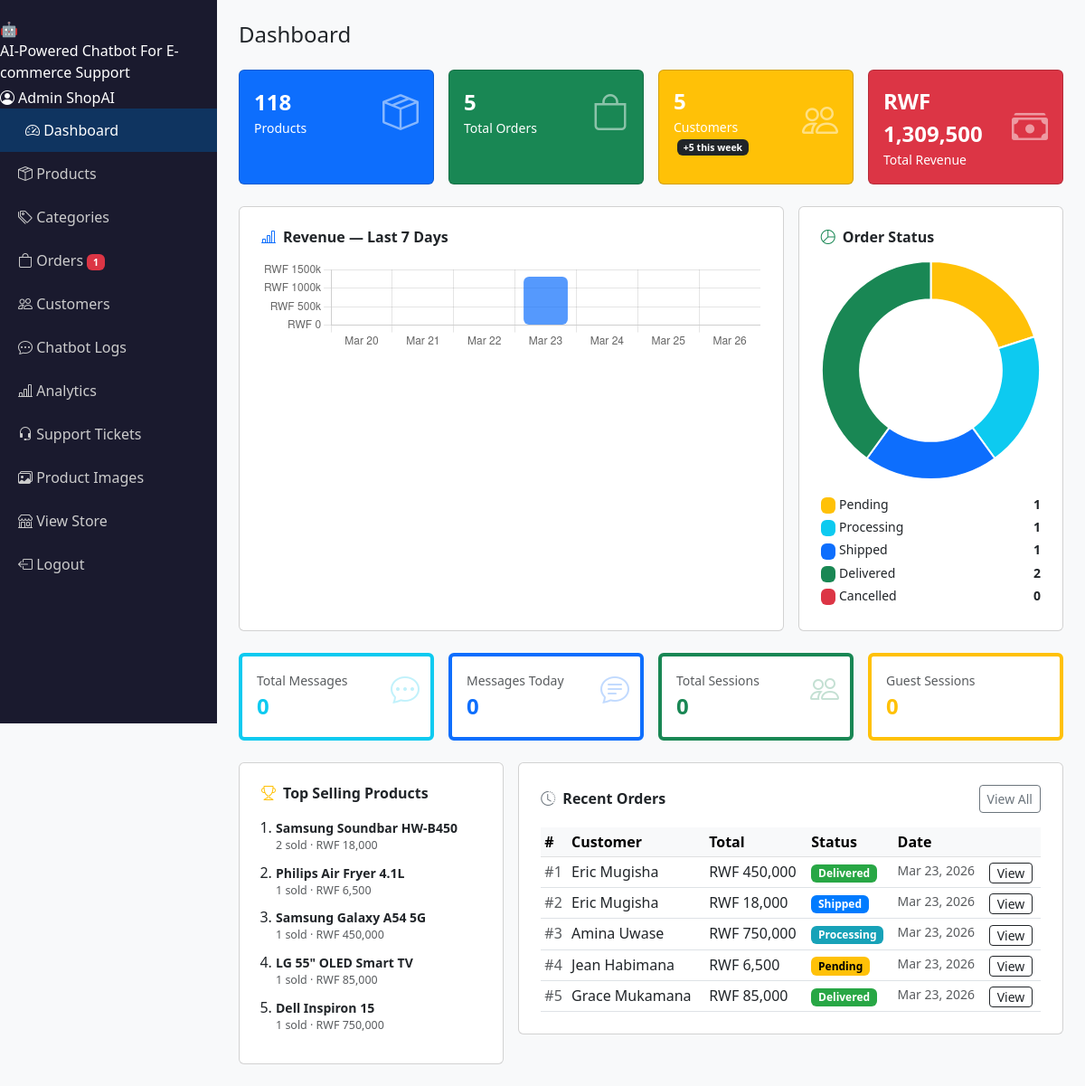
/admin/index.php (signed in), run on the app's committed database.
### tables this page shows
CREATE TABLE orders (
    id INT AUTO_INCREMENT PRIMARY KEY,
    user_id INT NOT NULL,
    total_price DECIMAL(12,2) NOT NULL,
    status ENUM('pending','processing','shipped','delivered','cancelled') DEFAULT 'pending',
    address TEXT,
    payment_method VARCHAR(50) DEFAULT 'cod',
    created_at TIMESTAMP DEFAULT CURRENT_TIMESTAMP,
    FOREIGN KEY (user_id) REFERENCES users(id) ON DELETE CASCADE
);

CREATE TABLE users (
    id INT AUTO_INCREMENT PRIMARY KEY,
    name VARCHAR(100) NOT NULL,
    email VARCHAR(150) UNIQUE NOT NULL,
    password VARCHAR(255) NOT NULL,
    role ENUM('customer','admin') DEFAULT 'customer',
    phone VARCHAR(20),
    address TEXT,
    created_at TIMESTAMP DEFAULT CURRENT_TIMESTAMP
);

### admin/index.php (the view, shortened to what this page needs)
<?php require_once 'includes/admin_header.php'; ?>
<?php
$total_products = $conn->query("SELECT COUNT(*) as c FROM products")->fetch_assoc()['c'];
$total_orders   = $conn->query("SELECT COUNT(*) as c FROM orders")->fetch_assoc()['c'];
$total_users    = $conn->query("SELECT COUNT(*) as c FROM users WHERE role='customer'")->fetch_assoc()['c'];
$total_revenue  = $conn->query("SELECT COALESCE(SUM(total_price),0) as s FROM orders WHERE status != 'cancelled'")->fetch_assoc()['s'];
$new_customers  = $conn->query("SELECT COUNT(*) as c FROM users WHERE role='customer' AND created_at >= DATE_SUB(NOW(), INTERVAL 7 DAY)")->fetch_assoc()['c'];
$status_res = $conn->query("SELECT status, COUNT(*) as c FROM orders GROUP BY status");
$order_statuses = ['pending'=>0,'processing'=>0,'shipped'=>0,'delivered'=>0,'cancelled'=>0];
while ($r = $status_res->fetch_assoc()) {
    if (isset($order_statuses[$r['status']])) $order_statuses[$r['status']] = (int)$r['c'];
}
$revenue_labels = [];
$revenue_data   = [];
for ($i = 6; $i >= 0; $i--) {
    $date = date('Y-m-d', strtotime("-$i days"));
    $label = date('M d', strtotime("-$i days"));
    $revenue_labels[] = $label;
    $res = $conn->query("SELECT COALESCE(SUM(total_price),0) as s FROM orders WHERE DATE(created_at)='$date' AND status != 'cancelled'");
    $revenue_data[] = (float)$res->fetch_assoc()['s'];
}
$chat_total    = $conn->query("SELECT COUNT(*) as c FROM chatbot_logs")->fetch_assoc()['c'];
$chat_today    = $conn->query("SELECT COUNT(*) as c FROM chatbot_logs WHERE DATE(created_at)=CURDATE()")->fetch_assoc()['c'];
$chat_sessions = $conn->query("SELECT COUNT(DISTINCT session_id) as c FROM chatbot_logs WHERE session_id IS NOT NULL")->fetch_assoc()['c'];
$chat_guests   = $conn->query("SELECT COUNT(DISTINCT session_id) as c FROM chatbot_logs WHERE is_guest=1 AND session_id IS NOT NULL")->fetch_assoc()['c'];
$top_products = $conn->query("
    SELECT p.name, SUM(oi.quantity) as sold, SUM(oi.quantity * oi.price) as revenue
    FROM order_items oi
    JOIN products p ON oi.product_id = p.id
    JOIN orders o ON oi.order_id = o.id
    WHERE o.status != 'cancelled'
    GROUP BY oi.product_id
    ORDER BY sold DESC
    LIMIT 5
");
$recent_orders = $conn->query("SELECT o.*, u.name as uname FROM orders o JOIN users u ON o.user_id=u.id ORDER BY o.created_at DESC LIMIT 8");
?>
<div class="admin-content">
    <h4 class="mb-4">Dashboard</h4>
    <div class="row g-3 mb-4">
        <div class="col-6 col-md-3">
            <div class="card text-white bg-primary p-3 h-100">
                <div class="d-flex justify-content-between align-items-center">
                    <div>
                        <div class="fs-4 fw-bold"><?= number_format($total_products) ?></div>
                        <div class="small">Products</div>
                    </div>
                    <i class="bi bi-box-seam fs-1 opacity-50"></i>
                </div>
            </div>
        </div>
        <div class="col-6 col-md-3">
            <div class="card text-white bg-success p-3 h-100">
                <div class="d-flex justify-content-between align-items-center">
                    <div>
                        <div class="fs-4 fw-bold"><?= number_format($total_orders) ?></div>
                        <div class="small">Total Orders</div>
                    </div>
                    <i class="bi bi-bag fs-1 opacity-50"></i>
                </div>
            </div>
        </div>
        <div class="col-6 col-md-3">
            <div class="card text-white bg-warning p-3 h-100">
                <div class="d-flex justify-content-between align-items-center">
                    <div>
                        <div class="fs-4 fw-bold"><?= number_format($total_users) ?></div>
                        <div class="small">Customers <span class="badge bg-dark ms-1">+<?= $new_customers ?> this week</span></div>
                    </div>
                    <i class="bi bi-people fs-1 opacity-50"></i>
                </div>
            </div>
        </div>
        <div class="col-6 col-md-3">
            <div class="card text-white bg-danger p-3 h-100">
                <div class="d-flex justify-content-between align-items-center">
                    <div>
                        <div class="fs-4 fw-bold">RWF <?= number_format($total_revenue, 0) ?></div>
                        <div class="small">Total Revenue</div>
                    </div>
                    <i class="bi bi-cash-stack fs-1 opacity-50"></i>
                </div>
            </div>
        </div>
    </div>
    <div class="row g-3 mb-4">
        <div class="col-md-8">
            <div class="card p-4 h-100">
                <h6 class="mb-3 fw-semibold"><i class="bi bi-bar-chart-line me-2 text-primary"></i>Revenue — Last 7 Days</h6>
                <canvas id="revenueChart" height="100"></canvas>
            </div>
        </div>
        <div class="col-md-4">
            <div class="card p-4 h-100">
                <h6 class="mb-3 fw-semibold"><i class="bi bi-pie-chart me-2 text-success"></i>Order Status</h6>
                <canvas id="statusChart" height="180"></canvas>
                <div class="mt-3">
                    <?php
                    $status_colors = ['pending'=>'warning','processing'=>'info','shipped'=>'primary','delivered'=>'success','cancelled'=>'danger'];
                    foreach ($order_statuses as $s => $c):
                    ?>
                    <div class="d-flex justify-content-between small mb-1">
                        <span><span class="badge bg-<?= $status_colors[$s] ?> me-1">&nbsp;</span><?= ucfirst($s) ?></span>
                        <strong><?= $c ?></strong>
                    </div>
                    <?php endforeach; ?>
                </div>
            </div>
        </div>
    </div>
    <div class="row g-3 mb-4">
        <div class="col-6 col-md-3">
            <div class="card p-3 border-start border-4 border-info">
                <div class="small text-muted">Total Messages</div>
                <div class="fs-4 fw-bold text-info"><?= number_format($chat_total) ?></div>
                <i class="bi bi-chat-dots text-info opacity-25" style="font-size:2rem;position:absolute;right:12px;top:12px"></i>
            </div>
        </div>
        <div class="col-6 col-md-3">
            <div class="card p-3 border-start border-4 border-primary">
                <div class="small text-muted">Messages Today</div>
                <div class="fs-4 fw-bold text-primary"><?= number_format($chat_today) ?></div>
                <i class="bi bi-chat-text text-primary opacity-25" style="font-size:2rem;position:absolute;right:12px;top:12px"></i>
            </div>
        </div>
        <div class="col-6 col-md-3">
            <div class="card p-3 border-start border-4 border-success">
                <div class="small text-muted">Total Sessions</div>
                <div class="fs-4 fw-bold text-success"><?= number_format($chat_sessions) ?></div>
                <i class="bi bi-people text-success opacity-25" style="font-size:2rem;position:absolute;right:12px;top:12px"></i>
            </div>
        </div>
        <div class="col-6 col-md-3">
            <div class="card p-3 border-start border-4 border-warning">
                <div class="small text-muted">Guest Sessions</div>
                <div class="fs-4 fw-bold text-warning"><?= number_format($chat_guests) ?></div>
            </div>
        </div>
    </div>
    <div class="row g-3">
        <div class="col-md-4">
            <div class="card p-4 h-100">
                <h6 class="mb-3 fw-semibold"><i class="bi bi-trophy me-2 text-warning"></i>Top Selling Products</h6>
                <?php if ($top_products && $top_products->num_rows > 0): ?>
                <ol class="ps-3 mb-0">
                    <?php while ($tp = $top_products->fetch_assoc()): ?>
                    <li class="mb-2">
                        <div class="fw-semibold small"><?= htmlspecialchars($tp['name']) ?></div>
                        <div class="text-muted" style="font-size:.78rem"><?= $tp['sold'] ?> sold &middot; RWF <?= number_format($tp['revenue'], 0) ?></div>
                    </li>
                    <?php endwhile; ?>
                </ol>
                <?php else: ?>
                <p class="text-muted small">No sales data yet.</p>
                <?php endif; ?>
            </div>
        </div>
        <div class="col-md-8">
            <div class="card p-4">
                <div class="d-flex justify-content-between align-items-center mb-3">
                    <h6 class="mb-0 fw-semibold"><i class="bi bi-clock-history me-2 text-secondary"></i>Recent Orders</h6>
                    <a href="orders.php" class="btn btn-sm btn-outline-secondary">View All</a>
                </div>
                <div class="table-responsive">
                    <table class="table table-hover table-sm mb-0">
                        <thead class="table-light">
                            <tr><th>#</th><th>Customer</th><th>Total</th><th>Status</th><th>Date</th><th></th></tr>
                        </thead>
                        <tbody>
                        <?php while ($o = $recent_orders->fetch_assoc()): ?>
                        <tr>
                            <td class="text-muted">#<?= $o['id'] ?></td>
                            <td><?= htmlspecialchars($o['uname']) ?></td>
                            <td>RWF <?= number_format($o['total_price'], 0) ?></td>
                            <td><span class="badge status-<?= $o['status'] ?>"><?= ucfirst($o['status']) ?></span></td>
                            <td class="text-muted small"><?= date('M d, Y', strtotime($o['created_at'])) ?></td>
                            <td><a href="orders.php?view=<?= $o['id'] ?>" class="btn btn-sm btn-outline-dark py-0">View</a></td>
                        </tr>
                        <?php endwhile; ?>
                        </tbody>
                    </table>
                </div>
            </div>
        </div>
    </div>
</div>
<script>
// Revenue bar chart
new Chart(document.getElementById('revenueChart'), {
    type: 'bar',
    data: {
        labels: <?= json_encode($revenue_labels) ?>,
        datasets: [{
            label: 'Revenue (RWF)',
            data: <?= json_encode($revenue_data) ?>,
            backgroundColor: 'rgba(13,110,253,0.7)',
            borderRadius: 6,
            borderSkipped: false
        }]
    },
    options: {
        responsive: true,
        plugins: { legend: { display: false } },
        scales: {
            y: {
                beginAtZero: true,
                ticks: {
                    callback: v => 'RWF ' + (v >= 1000 ? (v/1000).toFixed(0)+'k' : v)
                }
            }
        }
    }
});
// Order status doughnut
new Chart(document.getElementById('statusChart'), {
    type: 'doughnut',
    data: {
        labels: ['Pending','Processing','Shipped','Delivered','Cancelled'],
        datasets: [{
            data: <?= json_encode(array_values($order_statuses)) ?>,
            backgroundColor: ['#ffc107','#0dcaf0','#0d6efd','#198754','#dc3545'],
            borderWidth: 2
        }]
    },
    options: {
        responsive: true,
        cutout: '65%',
        plugins: { legend: { display: false } }
    }
});
</script>
<?php require_once 'includes/admin_footer.php'; ?>

### admin/includes/admin_header.php (shortened to what this page needs)
<?php
require_once __DIR__ . '/../../config/db.php';
$current       = basename($_SERVER['PHP_SELF']);
$pending_count = $conn->query("SELECT COUNT(*) as c FROM orders WHERE status='pending'")->fetch_assoc()['c'];
$nav = [
    'index.php'        => ['bi-speedometer2', 'Dashboard'],
    'products.php'     => ['bi-box-seam',     'Products'],
    'categories.php'   => ['bi-tags',         'Categories'],
    'orders.php'       => ['bi-bag',          'Orders'],
    'users.php'        => ['bi-people',       'Customers'],
    'chatbot_logs.php'     => ['bi-chat-dots',    'Chatbot Logs'],
    'chatbot_analytics.php'=> ['bi-bar-chart-line','Analytics'],
    'support_tickets.php'  => ['bi-headset',       'Support Tickets'],
    'product_images.php'   => ['bi-images',        'Product Images'],
    'store.php'            => ['bi-shop',           'View Store'],
];
?>
<!DOCTYPE html>
<html lang="en">
<head>
    <link rel="stylesheet" href="https://cdn.jsdelivr.net/npm/bootstrap@5.3.0/dist/css/bootstrap.min.css">
    <link rel="stylesheet" href="https://cdn.jsdelivr.net/npm/bootstrap-icons@1.11.0/font/bootstrap-icons.css">
    <link rel="stylesheet" href="<?= SITE_URL ?>/assets/css/style.css">
</head>
<body>
<div class="admin-sidebar">
    <div class="sidebar-brand">
        <div class="brand-icon">🤖</div>
        <div class="brand-name"><?= SITE_NAME ?></div>
        <div class="brand-user mt-1"><i class="bi bi-person-circle me-1"></i><?= htmlspecialchars($_SESSION['user_name']) ?></div>
    </div>
    <nav>
        <?php foreach ($nav as $file => [$icon, $label]): ?>
        <a href="<?= $file ?>" class="<?= $current===$file ? 'active' : '' ?>">
            <i class="bi <?= $icon ?> nav-icon"></i>
            <?= $label ?>
            <?php if ($file==='orders.php' && $pending_count > 0): ?>
            <span class="badge bg-danger ms-auto" style="font-size:.65rem"><?= $pending_count ?></span>
            <?php endif; ?>
        </a>
        <?php endforeach; ?>
    </nav>
    <div class="sidebar-footer">
        <a href="<?= SITE_URL ?>/logout.php">
            <i class="bi bi-box-arrow-left"></i> Logout
        </a>
    </div>
</div>

### admin/includes/admin_footer.php (shortened to what this page needs)
</body>
</html>

### ecommerce-chatbot/assets/css/style.css (style rules this page uses)
body { font-family: 'Segoe UI', sans-serif; background: #f8f9fa; }
.admin-sidebar { min-height: 100vh; background: #1a1a2e; color: white; width: 240px; position: fixed; top: 0; left: 0; padding-top: 20px; }
.admin-sidebar a { color: #ccc; display: block; padding: 12px 20px; text-decoration: none; transition: all 0.2s; }
.admin-sidebar a:hover, .admin-sidebar a.active { background: #0f3460; color: white; padding-left: 28px; }
.admin-content { margin-left: 240px; padding: 24px; }
.status-pending { background: #ffc107; color: #000; }
.status-processing { background: #17a2b8; color: #fff; }
.status-shipped { background: #007bff; color: #fff; }
.status-delivered { background: #28a745; color: #fff; }

### data on the page
orders: id "1", user.name "Eric Mugisha", total_price "450,000", status "Delivered", created_at "Mar 23, 2026"
orders: id "2", user.name "Eric Mugisha", total_price "18,000", status "Shipped", created_at "Mar 23, 2026"
orders: id "3", user.name "Amina Uwase", total_price "750,000", status "Processing", created_at "Mar 23, 2026"
orders: id "4", user.name "Jean Habimana", total_price "6,500", status "Pending", created_at "Mar 23, 2026"
orders: id "5", user.name "Grace Mukamana", total_price "85,000", status "Delivered", created_at "Mar 23, 2026"

### other printed values
SITE_NAME "AI-Powered Chatbot For E-commerce Support"
$_SESSION['user_name'] "Admin ShopAI"
$label "Dashboard"
$label "Products"
$label "Categories"
$label "Orders"
$pending_count "1"
$label "Customers"
$label "Chatbot Logs"
$label "Analytics"
$label "Support Tickets"
$label "Product Images"
$label "View Store"
$total_products "118"
$total_orders "5"
